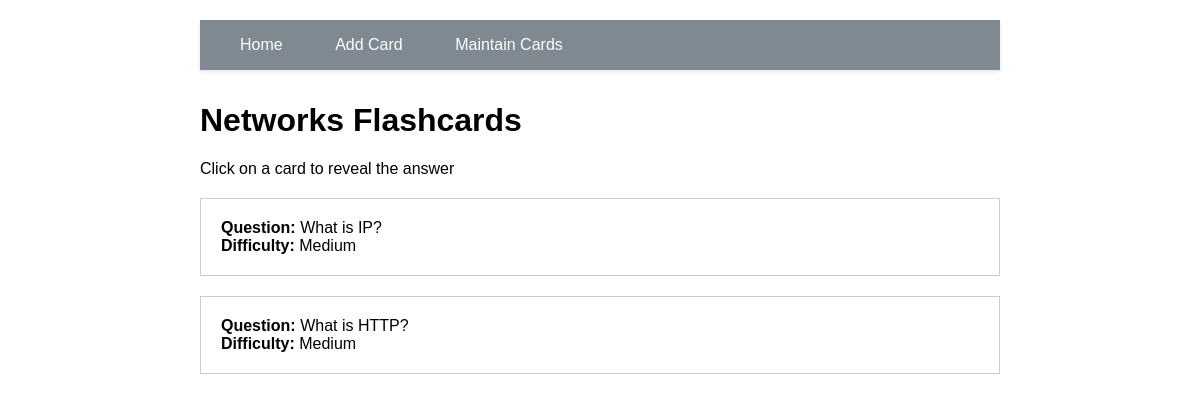
Screenshot of /cards/Networks with the database file from the repository.
### tables this page shows
CREATE TABLE flashcards (
            id INTEGER PRIMARY KEY AUTOINCREMENT,
            topic TEXT NOT NULL,
            question TEXT NOT NULL,
            answer TEXT NOT NULL,
            difficulty TEXT NOT NULL
        );

### app.py (the view)
@app.route('/cards/<topic>')
def cards(topic):
    conn = get_db_connection()
    flashcards = conn.execute('SELECT * FROM flashcards WHERE topic = ?',
                            (topic,)).fetchall()
    conn.close()
    return render_template('cards.html', cards=flashcards, topic=topic)

### app.py (called while the page is built)
def get_db_connection():
    conn = sqlite3.connect('flashcards.db')
    conn.row_factory = sqlite3.Row
    return conn

### templates/cards.html (shortened to what this page needs)
{% extends 'base.html' %}
{% block content %}
<h1>{{ topic }} Flashcards</h1>
<p>Click on a card to reveal the answer</p>
{% for card in cards %}
<div class="flashcard">
    <div class="question">
        <strong>Question:</strong> {{ card['question'] }}
    </div>
    <div class="difficulty">
        <strong>Difficulty:</strong> {{ card['difficulty'] }}
    </div>
</div>
{% endfor %}
{% endblock %}

### static/style.css (style rules this page uses)
body { font-family: Arial; max-width: 800px; margin: 0 auto; padding: 20px; }
.flashcard { border: 1px solid #ccc; padding: 20px; margin: 20px 0; cursor: pointer; }

### rows the page displays
flashcards: question "What is IP?", difficulty "Medium"
flashcards: question "What is HTTP?", difficulty "Medium"

### other values shown
{{ topic }} "Networks"
